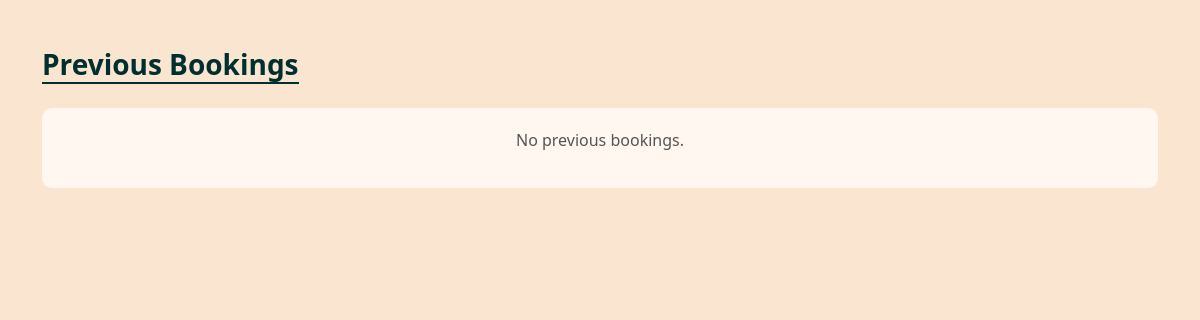
Page /customer/bookings/previous/ (signed in) on the earlier database version.
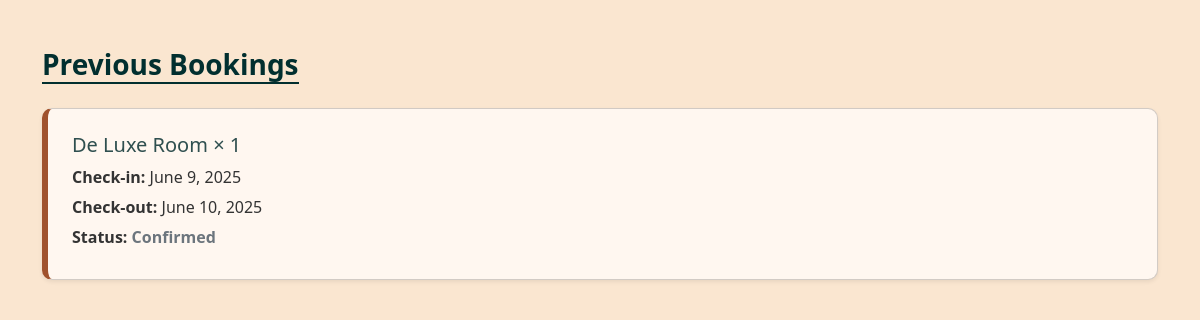
Same page on the later database version.
### useraccount/models.py (models this page shows, shortened)
class Booking(models.Model):
    STATUS_CHOICES = (
        ('Pending', 'Pending'),
        ('Confirmed', 'Confirmed'),
        ('Cancelled', 'Cancelled'),
    )
    user = models.ForeignKey(User, on_delete=models.CASCADE)
    room_type = models.ForeignKey(RoomType, on_delete=models.CASCADE)
    quantity = models.PositiveIntegerField(default=1)
    check_in = models.DateField()
    check_out = models.DateField()
    guests = models.IntegerField()
    status = models.CharField(max_length=20, choices=STATUS_CHOICES, default='Pending')
    booked_on = models.DateTimeField(auto_now_add=True)
    amount = models.DecimalField(max_digits=10, decimal_places=2, null=True, blank=True)

class RoomType(models.Model):
    name = models.CharField(max_length=100)
    description = models.TextField()
    price_per_night = models.DecimalField(max_digits=8, decimal_places=2)
    capacity = models.IntegerField()
    features = models.TextField()
    image = models.ImageField(upload_to='room_images/')
    is_available = models.BooleanField(default=True)

### customer/views.py (the view)
# urls.py: path('bookings/previous/', views.previous_bookings, name='previousbookings'),
@login_required
def previous_bookings(request):
    today = date.today()
    bookings = Booking.objects.filter(user=request.user, check_out__lt=today).order_by('-check_out')
    return render(request, 'previousbooking.html', {'bookings': bookings})

### customer/templates/previousbooking.html (shortened to what this page needs)
<!doctype html>
<html lang="en">
    <head>
        <link
            href="https://cdn.jsdelivr.net/npm/bootstrap@5.3.2/dist/css/bootstrap.min.css"
            rel="stylesheet"
        />
    </head>
    <body>
            <div class="container mt-5">
                <h3 class="section-title mb-4">Previous Bookings</h3>
                {% if bookings %}
                {% for booking in bookings %}
                    <div class="card booking-card mb-4 shadow-sm p-4">
                    <h5>{{ booking.room_type.name }} × {{ booking.quantity }}</h5>
                    <p><strong>Check-in:</strong> {{ booking.check_in }}</p>
                    <p><strong>Check-out:</strong> {{ booking.check_out }}</p>
                    <p><strong>Status:</strong> <span class="status-text">{{ booking.status }}</span></p>
                    </div>
                {% endfor %}
                {% else %}
                <div class="no-booking">
                    <p>No previous bookings.</p>
                </div>
                {% endif %}
            </div>
    </body>
</html>

Differences in the rows shown:
added Booking: room_type.name "De Luxe Room", quantity "1", check_in "June 9, 2025", check_out "June 10, 2025", status "Confirmed"
Other differences:
text no longer shown: "No previous bookings."
